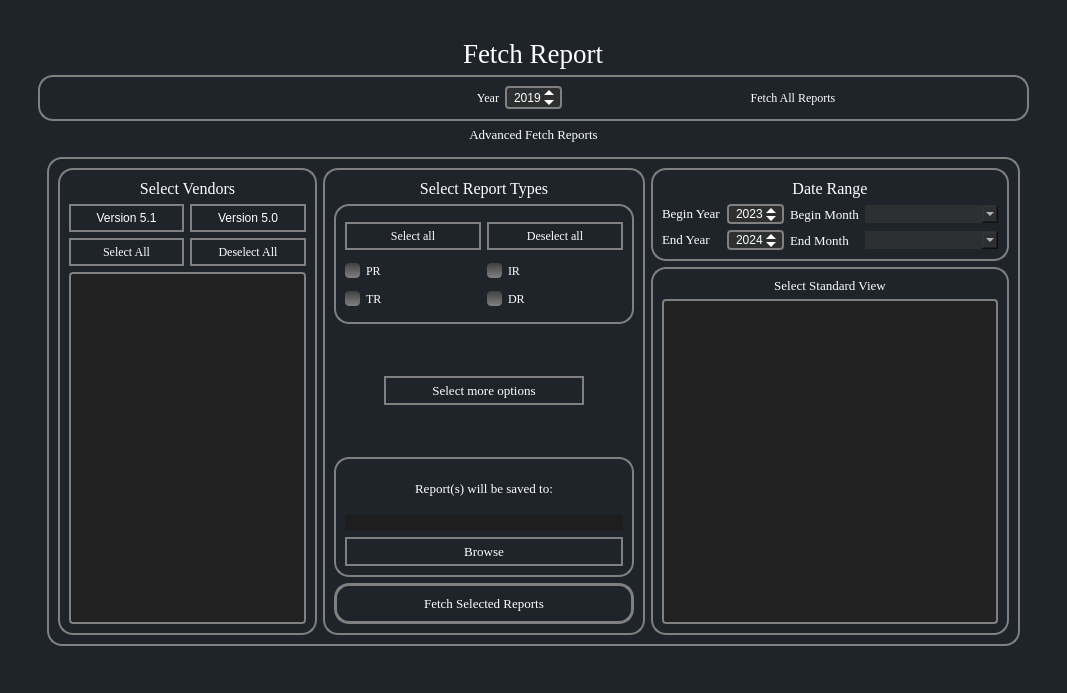
<?xml version="1.0" encoding="UTF-8"?>
<ui version="4.0">
 <class>FetchReports</class>
 <widget class="QWidget" name="FetchReports">
  <property name="geometry">
   <rect>
    <x>0</x>
    <y>0</y>
    <width>1067</width>
    <height>693</height>
   </rect>
  </property>
  <property name="windowTitle">
   <string>MainWindow</string>
  </property>
  <property name="styleSheet">
   <string notr="true">*{
    
border:none;
background-color:transparent;
background:none;
padding:0;
margin:0;
color:#fff;
}



#FetchReports{
background-color:#1f232a;
}
#EditVendor{
background-color:#16191d;
}
QPushButton{
text-align:left;
padding: 5px 10px;

border-top-left-radius:5px;
border-bottom-left-radius:5px;
}
QPushButton:pressed{
background-color:grey;
text-align:left;
padding:2px 10px;
color:white;}</string>
  </property>
  <layout class="QGridLayout" name="gridLayout_4">
   <item row="0" column="0">
    <widget class="QWidget" name="centralwidget" native="true">
     <property name="styleSheet">
      <string notr="true">*{
	
border:none;
background-color:transparent;
background:none;
padding:0;
margin:0;
color:#fff;
}



#manage_vendor_tab{
background-color:#1f232a;
}
#EditVendor{
background-color:#16191d;
}
QPushButton{
text-align:left;
padding: 5px 10px;

border-top-left-radius:5px;
border-bottom-left-radius:5px;
}
QPushButton:pressed{
background-color:grey;
text-align:left;
padding:2px 10px;
color:white;}</string>
     </property>
     <layout class="QGridLayout" name="gridLayout_2">
      <item row="0" column="1">
       <widget class="QWidget" name="widget" native="true">
        <layout class="QGridLayout" name="gridLayout">
         <item row="0" column="0">
          <widget class="QFrame" name="frame">
           <property name="frameShape">
            <enum>QFrame::StyledPanel</enum>
           </property>
           <property name="frameShadow">
            <enum>QFrame::Raised</enum>
           </property>
           <layout class="QGridLayout" name="gridLayout_3">
            <item row="4" column="0">
             <widget class="QFrame" name="frame_4">
              <property name="styleSheet">
               <string notr="true"/>
              </property>
              <property name="frameShape">
               <enum>QFrame::Box</enum>
              </property>
              <property name="frameShadow">
               <enum>QFrame::Sunken</enum>
              </property>
              <layout class="QGridLayout" name="gridLayout_5">
               <item row="1" column="0">
                <widget class="QFrame" name="frame_2">
                 <property name="sizePolicy">
                  <sizepolicy hsizetype="Preferred" vsizetype="Expanding">
                   <horstretch>0</horstretch>
                   <verstretch>0</verstretch>
                  </sizepolicy>
                 </property>
                 <property name="styleSheet">
                  <string notr="true">QFrame{
border: 2px solid grey ; 
border-radius:15px;

}
QPushButton{
border: 2px solid grey ;
border-radius:15px;
}</string>
                 </property>
                 <property name="frameShape">
                  <enum>QFrame::Box</enum>
                 </property>
                 <property name="frameShadow">
                  <enum>QFrame::Sunken</enum>
                 </property>
                 <layout class="QGridLayout" name="gridLayout_7">
                  <item row="1" column="2">
                   <widget class="QFrame" name="frame_6">
                    <property name="enabled">
                     <bool>true</bool>
                    </property>
                    <property name="autoFillBackground">
                     <bool>false</bool>
                    </property>
                    <property name="frameShape">
                     <enum>QFrame::StyledPanel</enum>
                    </property>
                    <property name="frameShadow">
                     <enum>QFrame::Raised</enum>
                    </property>
                    <layout class="QGridLayout" name="gridLayout_11">
                     <item row="0" column="0">
                      <widget class="QLabel" name="lblOptions">
                       <property name="sizePolicy">
                        <sizepolicy hsizetype="Preferred" vsizetype="Minimum">
                         <horstretch>0</horstretch>
                         <verstretch>0</verstretch>
                        </sizepolicy>
                       </property>
                       <property name="font">
                        <font>
                         <family>Georgia</family>
                         <pointsize>10</pointsize>
                         <bold>false</bold>
                        </font>
                       </property>
                       <property name="styleSheet">
                        <string notr="true">QLabel{
border: none ; 
}</string>
                       </property>
                       <property name="text">
                        <string>Select Standard View</string>
                       </property>
                       <property name="alignment">
                        <set>Qt::AlignCenter</set>
                       </property>
                      </widget>
                     </item>
                     <item row="1" column="0">
                      <widget class="QListView" name="standard_report_types_list_view">
                       <property name="sizePolicy">
                        <sizepolicy hsizetype="Preferred" vsizetype="Expanding">
                         <horstretch>0</horstretch>
                         <verstretch>0</verstretch>
                        </sizepolicy>
                       </property>
                       <property name="styleSheet">
                        <string notr="true">QListView {
    background-color: rgb(33, 33, 33);
    color:white;
    alternate-background-color: rgb(50, 50, 50);
    padding: 8px;
    border: 2px solid gray;
    border-radius: 4px;
}

QListView::item {
    padding: 6px;
}


QListView::indicator {
    width: 15px;
    height: 15px;
    background-color: qlineargradient(x1:0, y1:0, x2:0, y2:1, stop:0 #404040, stop:1 #808080);
	border-radius: 4px;
}
QListView::indicator:checked {
    background-color: qradialgradient(spread:pad, 
                            cx:0.5,
                            cy:0.5,
                            radius:0.9,
                            fx:0.5,
                            fy:0.5,
                            stop:0 rgba(0, 255, 0, 255), 
                            stop:1 rgba(0, 64, 0, 255));
}



QScrollBar {
    border: none;
    background: rgb(30, 30, 30);
    width: 15px;
    margin: 15px 0 15px 0;
}</string>
                       </property>
                       <property name="alternatingRowColors">
                        <bool>true</bool>
                       </property>
                       <property name="movement">
                        <enum>QListView::Static</enum>
                       </property>
                      </widget>
                     </item>
                    </layout>
                   </widget>
                  </item>
                  <item row="0" column="2">
                   <widget class="QFrame" name="frmDateRange">
                    <property name="sizePolicy">
                     <sizepolicy hsizetype="Preferred" vsizetype="Maximum">
                      <horstretch>0</horstretch>
                      <verstretch>0</verstretch>
                     </sizepolicy>
                    </property>
                    <property name="autoFillBackground">
                     <bool>false</bool>
                    </property>
                    <property name="frameShape">
                     <enum>QFrame::StyledPanel</enum>
                    </property>
                    <property name="frameShadow">
                     <enum>QFrame::Raised</enum>
                    </property>
                    <layout class="QGridLayout" name="gridLayout_10">
                     <item row="1" column="0" alignment="Qt::AlignVCenter">
                      <widget class="QLabel" name="lblBeginDate">
                       <property name="font">
                        <font>
                         <family>Georgia</family>
                         <pointsize>10</pointsize>
                        </font>
                       </property>
                       <property name="styleSheet">
                        <string notr="true">QLabel{
border: none ; 
}</string>
                       </property>
                       <property name="text">
                        <string>Begin Year</string>
                       </property>
                      </widget>
                     </item>
                     <item row="2" column="0" alignment="Qt::AlignVCenter">
                      <widget class="QLabel" name="lblEndDate">
                       <property name="font">
                        <font>
                         <family>Georgia</family>
                         <pointsize>10</pointsize>
                        </font>
                       </property>
                       <property name="styleSheet">
                        <string notr="true">QLabel{
border: none ; 
}</string>
                       </property>
                       <property name="text">
                        <string>End Year</string>
                       </property>
                      </widget>
                     </item>
                     <item row="1" column="2">
                      <widget class="QLabel" name="label_3">
                       <property name="font">
                        <font>
                         <family>Georgia</family>
                         <pointsize>10</pointsize>
                        </font>
                       </property>
                       <property name="styleSheet">
                        <string notr="true">Border:none;</string>
                       </property>
                       <property name="text">
                        <string>Begin Month</string>
                       </property>
                      </widget>
                     </item>
                     <item row="2" column="1">
                      <widget class="QDateEdit" name="end_date_edit_fetch_year">
                       <property name="minimumSize">
                        <size>
                         <width>0</width>
                         <height>20</height>
                        </size>
                       </property>
                       <property name="styleSheet">
                        <string notr="true">QDateEdit {
background-color: #2E2F30;
    border: 2px solid #808080;
    border-radius: 4px;
    padding-left: 5px;
}

QDateEdit::up-button, QDateEdit::down-button {
    border: none;
    padding-right: 5px;
}

QDateEdit::up-button {
    subcontrol-position: top right;
}

QDateEdit::down-button {
    subcontrol-position: bottom right;
}

QDateEdit::up-arrow, QDateEdit::down-arrow {
    border: 5px solid rgba(255, 255, 255, 0);
    width: 0;
    height: 0;
}

QDateEdit::up-arrow {
    border-top: none;
    border-bottom-color: white;
}

QDateEdit::down-arrow {
    border-bottom: none;
    border-top-color: white;
}</string>
                       </property>
                       <property name="displayFormat">
                        <string>yyyy</string>
                       </property>
                       <property name="calendarPopup">
                        <bool>false</bool>
                       </property>
                       <property name="date">
                        <date>
                         <year>2024</year>
                         <month>1</month>
                         <day>1</day>
                        </date>
                       </property>
                      </widget>
                     </item>
                     <item row="1" column="1">
                      <widget class="QDateEdit" name="begin_date_edit_fetch_year">
                       <property name="enabled">
                        <bool>true</bool>
                       </property>
                       <property name="sizePolicy">
                        <sizepolicy hsizetype="Fixed" vsizetype="Fixed">
                         <horstretch>0</horstretch>
                         <verstretch>0</verstretch>
                        </sizepolicy>
                       </property>
                       <property name="minimumSize">
                        <size>
                         <width>0</width>
                         <height>20</height>
                        </size>
                       </property>
                       <property name="styleSheet">
                        <string notr="true">QDateEdit {
background-color: #2E2F30;
    border: 2px solid #808080;
    border-radius: 4px;
    padding-left: 5px;
}

QDateEdit::up-button, QDateEdit::down-button {
    border: none;
    padding-right: 5px;
}

QDateEdit::up-button {
    subcontrol-position: top right;
}

QDateEdit::down-button {
    subcontrol-position: bottom right;
}

QDateEdit::up-arrow, QDateEdit::down-arrow {
    border: 5px solid rgba(255, 255, 255, 0);
    width: 0;
    height: 0;
}

QDateEdit::up-arrow {
    border-top: none;
    border-bottom-color: white;
}

QDateEdit::down-arrow {
    border-bottom: none;
    border-top-color: white;
}</string>
                       </property>
                       <property name="dateTime">
                        <datetime>
                         <hour>0</hour>
                         <minute>0</minute>
                         <second>0</second>
                         <year>2023</year>
                         <month>4</month>
                         <day>5</day>
                        </datetime>
                       </property>
                       <property name="displayFormat">
                        <string notr="true">yyyy</string>
                       </property>
                       <property name="calendarPopup">
                        <bool>false</bool>
                       </property>
                       <property name="date">
                        <date>
                         <year>2023</year>
                         <month>4</month>
                         <day>5</day>
                        </date>
                       </property>
                      </widget>
                     </item>
                     <item row="2" column="2">
                      <widget class="QLabel" name="label_4">
                       <property name="font">
                        <font>
                         <family>Georgia</family>
                         <pointsize>10</pointsize>
                        </font>
                       </property>
                       <property name="styleSheet">
                        <string notr="true">Border:none;</string>
                       </property>
                       <property name="text">
                        <string>End Month</string>
                       </property>
                      </widget>
                     </item>
                     <item row="1" column="3">
                      <widget class="QComboBox" name="begin_month_combo_box">
                       <property name="font">
                        <font>
                         <family>Georgia</family>
                         <pointsize>10</pointsize>
                        </font>
                       </property>
                       <property name="styleSheet">
                        <string notr="true">color:white;
border-radius: 0px;
background: #2E2F30;
padding-left: 5px;</string>
                       </property>
                       <property name="sizeAdjustPolicy">
                        <enum>QComboBox::AdjustToMinimumContentsLengthWithIcon</enum>
                       </property>
                       <property name="minimumContentsLength">
                        <number>10</number>
                       </property>
                      </widget>
                     </item>
                     <item row="2" column="3">
                      <widget class="QComboBox" name="end_month_combo_box">
                       <property name="font">
                        <font>
                         <family>Georgia</family>
                         <pointsize>10</pointsize>
                        </font>
                       </property>
                       <property name="styleSheet">
                        <string notr="true">color:white;
border-radius: 0px;
background: #2E2F30;
padding-left: 5px;</string>
                       </property>
                       <property name="sizeAdjustPolicy">
                        <enum>QComboBox::AdjustToMinimumContentsLengthWithIcon</enum>
                       </property>
                       <property name="minimumContentsLength">
                        <number>10</number>
                       </property>
                      </widget>
                     </item>
                     <item row="0" column="0" colspan="4">
                      <widget class="QLabel" name="lblFetchAllReport_4">
                       <property name="sizePolicy">
                        <sizepolicy hsizetype="Preferred" vsizetype="Fixed">
                         <horstretch>0</horstretch>
                         <verstretch>0</verstretch>
                        </sizepolicy>
                       </property>
                       <property name="font">
                        <font>
                         <family>Georgia</family>
                         <pointsize>12</pointsize>
                         <bold>false</bold>
                        </font>
                       </property>
                       <property name="autoFillBackground">
                        <bool>false</bool>
                       </property>
                       <property name="styleSheet">
                        <string notr="true">border:none</string>
                       </property>
                       <property name="text">
                        <string>Date Range</string>
                       </property>
                       <property name="alignment">
                        <set>Qt::AlignCenter</set>
                       </property>
                      </widget>
                     </item>
                    </layout>
                   </widget>
                  </item>
                  <item row="0" column="0" rowspan="2">
                   <widget class="QFrame" name="frmSelectVenders">
                    <property name="autoFillBackground">
                     <bool>false</bool>
                    </property>
                    <property name="styleSheet">
                     <string notr="true">QFrame{
border: 2px solid grey ; 
}</string>
                    </property>
                    <property name="frameShape">
                     <enum>QFrame::StyledPanel</enum>
                    </property>
                    <property name="frameShadow">
                     <enum>QFrame::Raised</enum>
                    </property>
                    <layout class="QGridLayout" name="gridLayout_6">
                     <item row="3" column="1">
                      <widget class="QPushButton" name="deselect_allvendors_button">
                       <property name="font">
                        <font>
                         <family>Georgia</family>
                        </font>
                       </property>
                       <property name="styleSheet">
                        <string notr="true">text-align:center;
</string>
                       </property>
                       <property name="text">
                        <string>Deselect All</string>
                       </property>
                      </widget>
                     </item>
                     <item row="3" column="0">
                      <widget class="QPushButton" name="select_allvendors_button">
                       <property name="font">
                        <font>
                         <family>Georgia</family>
                        </font>
                       </property>
                       <property name="styleSheet">
                        <string notr="true">text-align:center;</string>
                       </property>
                       <property name="text">
                        <string>Select All</string>
                       </property>
                      </widget>
                     </item>
                     <item row="0" column="0" colspan="2">
                      <widget class="QLabel" name="lblFetchAllReport_3">
                       <property name="font">
                        <font>
                         <family>Georgia</family>
                         <pointsize>12</pointsize>
                         <bold>false</bold>
                        </font>
                       </property>
                       <property name="autoFillBackground">
                        <bool>false</bool>
                       </property>
                       <property name="styleSheet">
                        <string notr="true">border:none;</string>
                       </property>
                       <property name="text">
                        <string>Select Vendors</string>
                       </property>
                       <property name="alignment">
                        <set>Qt::AlignCenter</set>
                       </property>
                      </widget>
                     </item>
                     <item row="4" column="0" colspan="2">
                      <widget class="QListView" name="vendors_list_view_fetch">
                       <property name="autoFillBackground">
                        <bool>true</bool>
                       </property>
                       <property name="styleSheet">
                        <string notr="true">QListView {
    background-color: rgb(33, 33, 33);
    color:white;
    alternate-background-color: rgb(50, 50, 50);
    padding: 8px;
    border: 2px solid gray;
    border-radius: 4px;
}

QListView::item {
    padding: 6px;
}

QListView::indicator {
    width: 15px;
    height: 15px;
    background-color: qlineargradient(x1:0, y1:0, x2:0, y2:1, stop:0 #404040, stop:1 #808080);
	border-radius: 4px;
}
QListView::indicator:checked {
    background-color: qradialgradient(spread:pad, 
                            cx:0.5,
                            cy:0.5,
                            radius:0.9,
                            fx:0.5,
                            fy:0.5,
                            stop:0 rgba(0, 255, 0, 255), 
                            stop:1 rgba(0, 64, 0, 255));
}


QScrollBar {
    border: none;
    background: rgb(30, 30, 30);
    width: 15px;
    margin: 15px 0 15px 0;
}</string>
                       </property>
                       <property name="alternatingRowColors">
                        <bool>true</bool>
                       </property>
                      </widget>
                     </item>
                     <item row="1" column="0">
                      <widget class="QPushButton" name="version_51_button">
                       <property name="styleSheet">
                        <string notr="true">text-align:center;</string>
                       </property>
                       <property name="text">
                        <string>Version 5.1</string>
                       </property>
                      </widget>
                     </item>
                     <item row="1" column="1">
                      <widget class="QPushButton" name="version_50_button">
                       <property name="styleSheet">
                        <string notr="true">text-align:center;</string>
                       </property>
                       <property name="text">
                        <string>Version 5.0</string>
                       </property>
                      </widget>
                     </item>
                    </layout>
                   </widget>
                  </item>
                  <item row="0" column="1" rowspan="2">
                   <widget class="QFrame" name="frmSelectReportType">
                    <property name="autoFillBackground">
                     <bool>false</bool>
                    </property>
                    <property name="styleSheet">
                     <string notr="true">QFrame{
border: 2px solid grey ; 
}</string>
                    </property>
                    <property name="frameShape">
                     <enum>QFrame::StyledPanel</enum>
                    </property>
                    <property name="frameShadow">
                     <enum>QFrame::Raised</enum>
                    </property>
                    <layout class="QGridLayout" name="gridLayout_9">
                     <item row="2" column="0" colspan="2">
                      <widget class="QFrame" name="frame_8">
                       <property name="styleSheet">
                        <string notr="true">border:none</string>
                       </property>
                       <property name="frameShape">
                        <enum>QFrame::StyledPanel</enum>
                       </property>
                       <property name="frameShadow">
                        <enum>QFrame::Plain</enum>
                       </property>
                       <layout class="QGridLayout" name="gridLayout_8">
                        <item row="1" column="0">
                         <widget class="QPushButton" name="select_more_options_button">
                          <property name="enabled">
                           <bool>true</bool>
                          </property>
                          <property name="sizePolicy">
                           <sizepolicy hsizetype="Fixed" vsizetype="Fixed">
                            <horstretch>0</horstretch>
                            <verstretch>0</verstretch>
                           </sizepolicy>
                          </property>
                          <property name="maximumSize">
                           <size>
                            <width>200</width>
                            <height>16777215</height>
                           </size>
                          </property>
                          <property name="font">
                           <font>
                            <family>Georgia</family>
                            <pointsize>10</pointsize>
                           </font>
                          </property>
                          <property name="styleSheet">
                           <string notr="true">border:2px solid grey;
text-align:center;</string>
                          </property>
                          <property name="text">
                           <string>Select more options</string>
                          </property>
                         </widget>
                        </item>
                       </layout>
                      </widget>
                     </item>
                     <item row="1" column="0" colspan="2">
                      <widget class="QFrame" name="frame_5">
                       <property name="styleSheet">
                        <string notr="true"/>
                       </property>
                       <property name="frameShape">
                        <enum>QFrame::StyledPanel</enum>
                       </property>
                       <property name="frameShadow">
                        <enum>QFrame::Raised</enum>
                       </property>
                       <layout class="QGridLayout" name="gridLayout_13">
                        <item row="2" column="1">
                         <widget class="QCheckBox" name="dr_master_report_checkbox">
                          <property name="font">
                           <font>
                            <family>Georgia</family>
                           </font>
                          </property>
                          <property name="styleSheet">
                           <string notr="true">QCheckBox::indicator {
    width: 15px;
    height: 15px;
    background-color: qlineargradient(x1:0, y1:0, x2:0, y2:1, stop:0 #404040, stop:1 #808080);
	border-radius: 4px;
}
QCheckBox::indicator:checked {
    background-color: qradialgradient(spread:pad, 
                            cx:0.5,
                            cy:0.5,
                            radius:0.9,
                            fx:0.5,
                            fy:0.5,
                            stop:0 rgba(0, 255, 0, 255), 
                            stop:1 rgba(0, 64, 0, 255));
}</string>
                          </property>
                          <property name="text">
                           <string>DR</string>
                          </property>
                         </widget>
                        </item>
                        <item row="2" column="0">
                         <widget class="QCheckBox" name="tr_master_report_checkbox">
                          <property name="font">
                           <font>
                            <family>Georgia</family>
                           </font>
                          </property>
                          <property name="styleSheet">
                           <string notr="true">QCheckBox::indicator {
    width: 15px;
    height: 15px;
    background-color: qlineargradient(x1:0, y1:0, x2:0, y2:1, stop:0 #404040, stop:1 #808080);
	border-radius: 4px;
}
QCheckBox::indicator:checked {
    background-color: qradialgradient(spread:pad, 
                            cx:0.5,
                            cy:0.5,
                            radius:0.9,
                            fx:0.5,
                            fy:0.5,
                            stop:0 rgba(0, 255, 0, 255), 
                            stop:1 rgba(0, 64, 0, 255));
}</string>
                          </property>
                          <property name="text">
                           <string>TR</string>
                          </property>
                         </widget>
                        </item>
                        <item row="1" column="0">
                         <widget class="QCheckBox" name="pr_master_report_checkbox">
                          <property name="font">
                           <font>
                            <family>Georgia</family>
                           </font>
                          </property>
                          <property name="styleSheet">
                           <string notr="true">QCheckBox::indicator {
    width: 15px;
    height: 15px;
    background-color: qlineargradient(x1:0, y1:0, x2:0, y2:1, stop:0 #404040, stop:1 #808080);
	border-radius: 4px;
}
QCheckBox::indicator:checked {
    background-color: qradialgradient(spread:pad, 
                            cx:0.5,
                            cy:0.5,
                            radius:0.9,
                            fx:0.5,
                            fy:0.5,
                            stop:0 rgba(0, 255, 0, 255), 
                            stop:1 rgba(0, 64, 0, 255));
}</string>
                          </property>
                          <property name="text">
                           <string>PR</string>
                          </property>
                         </widget>
                        </item>
                        <item row="1" column="1">
                         <widget class="QCheckBox" name="ir_master_report_checkbox">
                          <property name="font">
                           <font>
                            <family>Georgia</family>
                           </font>
                          </property>
                          <property name="styleSheet">
                           <string notr="true">QCheckBox::indicator {
    width: 15px;
    height: 15px;
    background-color: qlineargradient(x1:0, y1:0, x2:0, y2:1, stop:0 #404040, stop:1 #808080);
	border-radius: 4px;
}
QCheckBox::indicator:checked {
    background-color: qradialgradient(spread:pad, 
                            cx:0.5,
                            cy:0.5,
                            radius:0.9,
                            fx:0.5,
                            fy:0.5,
                            stop:0 rgba(0, 255, 0, 255), 
                            stop:1 rgba(0, 64, 0, 255));
}</string>
                          </property>
                          <property name="text">
                           <string>IR</string>
                          </property>
                         </widget>
                        </item>
                        <item row="0" column="0">
                         <widget class="QPushButton" name="select_all_master_reports_button">
                          <property name="font">
                           <font>
                            <family>Georgia</family>
                           </font>
                          </property>
                          <property name="styleSheet">
                           <string notr="true">text-align:center;</string>
                          </property>
                          <property name="text">
                           <string>Select all</string>
                          </property>
                         </widget>
                        </item>
                        <item row="0" column="1">
                         <widget class="QPushButton" name="deselect_all_master_reports_button">
                          <property name="font">
                           <font>
                            <family>Georgia</family>
                           </font>
                          </property>
                          <property name="styleSheet">
                           <string notr="true">text-align:center;</string>
                          </property>
                          <property name="text">
                           <string>Deselect all</string>
                          </property>
                         </widget>
                        </item>
                       </layout>
                      </widget>
                     </item>
                     <item row="0" column="0" colspan="2">
                      <widget class="QLabel" name="lblFetchAllReport_5">
                       <property name="sizePolicy">
                        <sizepolicy hsizetype="Minimum" vsizetype="Fixed">
                         <horstretch>0</horstretch>
                         <verstretch>0</verstretch>
                        </sizepolicy>
                       </property>
                       <property name="font">
                        <font>
                         <family>Georgia</family>
                         <pointsize>12</pointsize>
                         <bold>false</bold>
                        </font>
                       </property>
                       <property name="autoFillBackground">
                        <bool>false</bool>
                       </property>
                       <property name="styleSheet">
                        <string notr="true">border:none</string>
                       </property>
                       <property name="text">
                        <string>Select Report Types</string>
                       </property>
                       <property name="alignment">
                        <set>Qt::AlignCenter</set>
                       </property>
                      </widget>
                     </item>
                     <item row="4" column="0" colspan="2">
                      <widget class="QFrame" name="frame_9">
                       <property name="styleSheet">
                        <string notr="true">b</string>
                       </property>
                       <property name="frameShape">
                        <enum>QFrame::StyledPanel</enum>
                       </property>
                       <property name="frameShadow">
                        <enum>QFrame::Plain</enum>
                       </property>
                       <property name="lineWidth">
                        <number>1</number>
                       </property>
                       <layout class="QGridLayout" name="gridLayout_12">
                        <item row="0" column="0">
                         <widget class="QLabel" name="label_2">
                          <property name="font">
                           <font>
                            <family>Georgia</family>
                            <pointsize>10</pointsize>
                           </font>
                          </property>
                          <property name="styleSheet">
                           <string notr="true">QLabel{
text-align: center;
border:none;
 }
 </string>
                          </property>
                          <property name="text">
                           <string>Report(s) will be saved to:</string>
                          </property>
                          <property name="alignment">
                           <set>Qt::AlignCenter</set>
                          </property>
                         </widget>
                        </item>
                        <item row="1" column="0">
                         <widget class="QLineEdit" name="custom_dir_edit">
                          <property name="styleSheet">
                           <string notr="true">color:white;
background-color: #1E1E1E;</string>
                          </property>
                         </widget>
                        </item>
                        <item row="2" column="0">
                         <widget class="QPushButton" name="custom_dir_button">
                          <property name="font">
                           <font>
                            <family>Georgia</family>
                            <pointsize>10</pointsize>
                           </font>
                          </property>
                          <property name="styleSheet">
                           <string notr="true">text-align:center;</string>
                          </property>
                          <property name="text">
                           <string>Browse</string>
                          </property>
                         </widget>
                        </item>
                       </layout>
                      </widget>
                     </item>
                     <item row="6" column="0" colspan="2" alignment="Qt::AlignHCenter">
                      <widget class="QPushButton" name="fetch_selected_reports_button">
                       <property name="sizePolicy">
                        <sizepolicy hsizetype="Preferred" vsizetype="Fixed">
                         <horstretch>0</horstretch>
                         <verstretch>0</verstretch>
                        </sizepolicy>
                       </property>
                       <property name="minimumSize">
                        <size>
                         <width>300</width>
                         <height>0</height>
                        </size>
                       </property>
                       <property name="maximumSize">
                        <size>
                         <width>200</width>
                         <height>16777215</height>
                        </size>
                       </property>
                       <property name="font">
                        <font>
                         <family>Georgia</family>
                         <pointsize>10</pointsize>
                        </font>
                       </property>
                       <property name="styleSheet">
                        <string notr="true">QPushButton{
border:3px solid grey;
border-color:grey;
text-align:center;
border-radius:15px;
padding-top:10px;
padding-bottom:10px;
}</string>
                       </property>
                       <property name="text">
                        <string>Fetch Selected Reports</string>
                       </property>
                      </widget>
                     </item>
                    </layout>
                   </widget>
                  </item>
                 </layout>
                </widget>
               </item>
              </layout>
             </widget>
            </item>
            <item row="3" column="0">
             <widget class="QLabel" name="lblAdvanceFetchReport">
              <property name="font">
               <font>
                <family>Georgia</family>
                <pointsize>10</pointsize>
                <bold>false</bold>
                <kerning>true</kerning>
               </font>
              </property>
              <property name="autoFillBackground">
               <bool>false</bool>
              </property>
              <property name="styleSheet">
               <string notr="true">QLabel{
border:2px solid grey;
 border:none;}</string>
              </property>
              <property name="text">
               <string>Advanced Fetch Reports</string>
              </property>
              <property name="alignment">
               <set>Qt::AlignCenter</set>
              </property>
             </widget>
            </item>
            <item row="1" column="0" alignment="Qt::AlignHCenter">
             <widget class="QLabel" name="label">
              <property name="sizePolicy">
               <sizepolicy hsizetype="Preferred" vsizetype="Minimum">
                <horstretch>0</horstretch>
                <verstretch>0</verstretch>
               </sizepolicy>
              </property>
              <property name="font">
               <font>
                <family>Georgia</family>
                <pointsize>20</pointsize>
               </font>
              </property>
              <property name="text">
               <string>Fetch Report</string>
              </property>
             </widget>
            </item>
            <item row="2" column="0">
             <widget class="QFrame" name="frame_3">
              <property name="autoFillBackground">
               <bool>false</bool>
              </property>
              <property name="styleSheet">
               <string notr="true">QFrame{
border:2px solid grey;
border-radius:15px;

}</string>
              </property>
              <property name="frameShape">
               <enum>QFrame::StyledPanel</enum>
              </property>
              <property name="frameShadow">
               <enum>QFrame::Sunken</enum>
              </property>
              <layout class="QHBoxLayout" name="horizontalLayout">
               <item>
                <widget class="QLabel" name="lblYear">
                 <property name="font">
                  <font>
                   <family>Georgia</family>
                  </font>
                 </property>
                 <property name="styleSheet">
                  <string notr="true">QLabel{
border: none ; 
alignment: AlignCenter;

}</string>
                 </property>
                 <property name="text">
                  <string>Year</string>
                 </property>
                 <property name="alignment">
                  <set>Qt::AlignRight|Qt::AlignTrailing|Qt::AlignVCenter</set>
                 </property>
                </widget>
               </item>
               <item>
                <widget class="QDateEdit" name="All_reports_edit_fetch">
                 <property name="sizePolicy">
                  <sizepolicy hsizetype="Fixed" vsizetype="Fixed">
                   <horstretch>200</horstretch>
                   <verstretch>0</verstretch>
                  </sizepolicy>
                 </property>
                 <property name="minimumSize">
                  <size>
                   <width>0</width>
                   <height>23</height>
                  </size>
                 </property>
                 <property name="styleSheet">
                  <string notr="true">QDateEdit {
background-color: #2E2F30;
    border: 2px solid #808080;
    border-radius: 4px;
    padding-left: 5px;
}

QDateEdit::up-button, QDateEdit::down-button {
    border: none;
    padding-right: 5px;
}

QDateEdit::up-button {
    subcontrol-position: top right;
}

QDateEdit::down-button {
    subcontrol-position: bottom right;
}

QDateEdit::up-arrow, QDateEdit::down-arrow {
    border: 5px solid rgba(255, 255, 255, 0);
    width: 0;
    height: 0;
}

QDateEdit::up-arrow {
    border-top: none;
    border-bottom-color: white;
}

QDateEdit::down-arrow {
    border-bottom: none;
    border-top-color: white;
}</string>
                 </property>
                 <property name="dateTime">
                  <datetime>
                   <hour>0</hour>
                   <minute>0</minute>
                   <second>0</second>
                   <year>2019</year>
                   <month>12</month>
                   <day>18</day>
                  </datetime>
                 </property>
                 <property name="displayFormat">
                  <string>yyyy</string>
                 </property>
                </widget>
               </item>
               <item>
                <widget class="QPushButton" name="fetch_all_data_button">
                 <property name="font">
                  <font>
                   <family>Georgia</family>
                  </font>
                 </property>
                 <property name="styleSheet">
                  <string notr="true">text-align:center;</string>
                 </property>
                 <property name="text">
                  <string>Fetch All Reports</string>
                 </property>
                </widget>
               </item>
              </layout>
             </widget>
            </item>
           </layout>
          </widget>
         </item>
        </layout>
       </widget>
      </item>
     </layout>
    </widget>
   </item>
  </layout>
  <widget class="QStatusBar" name="statusbar">
   <property name="geometry">
    <rect>
     <x>0</x>
     <y>0</y>
     <width>3</width>
     <height>21</height>
    </rect>
   </property>
  </widget>
 </widget>
 <resources/>
 <connections/>
</ui>
